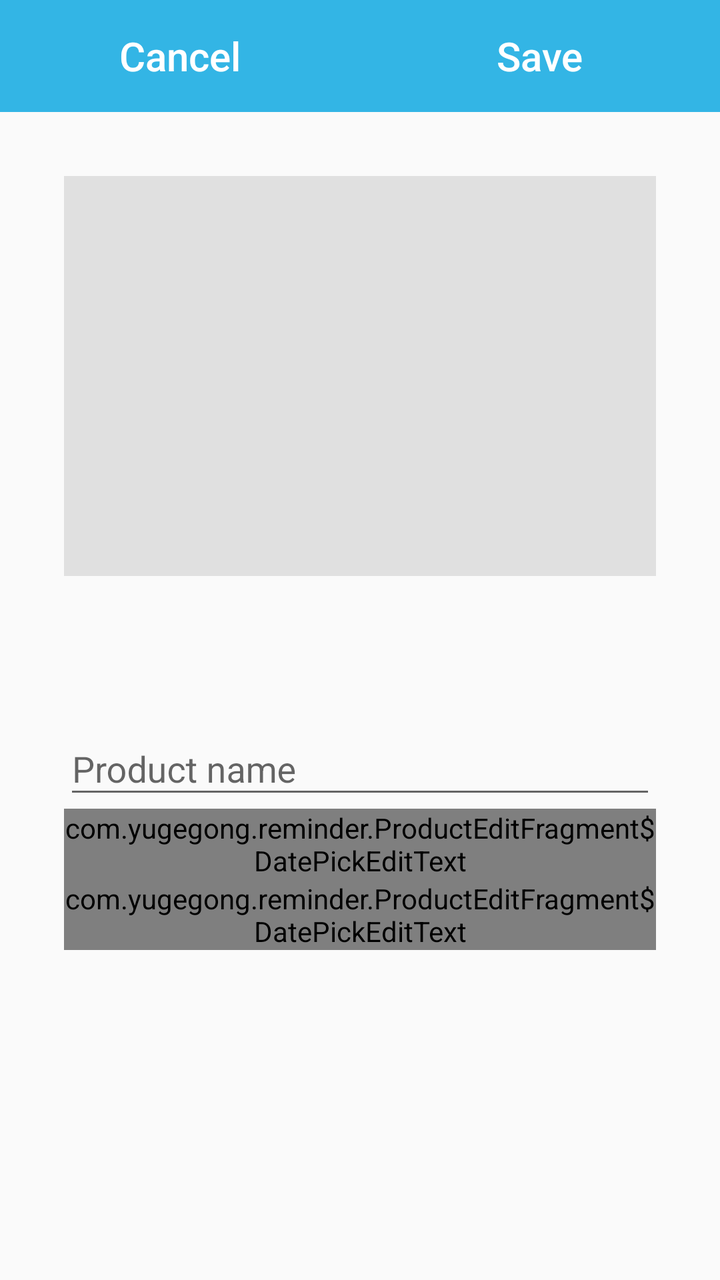
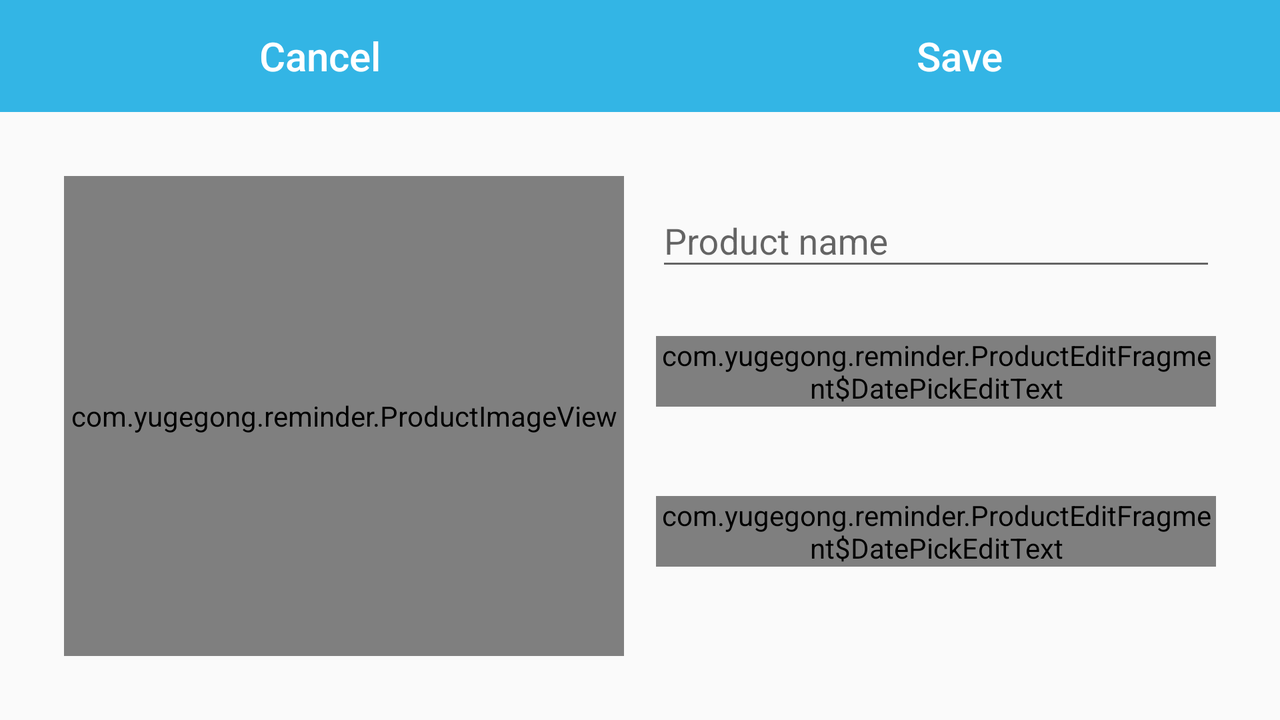

Two renders of one Android screen. The first uses the default layout on a phone; the second uses the alternative layout the repository ships for a different screen configuration, on a matching device. The two XML files are below.
<!-- AndroidManifest.xml: application theme AppTheme -->
<!-- res/layout/fragment_product_edit.xml -->
<?xml version="1.0" encoding="utf-8"?>
<android.support.design.widget.CoordinatorLayout
    xmlns:android="http://schemas.android.com/apk/res/android"
    xmlns:app="http://schemas.android.com/apk/res-auto"
    android:layout_width="match_parent"
    android:layout_height="match_parent"
    android:id="@+id/product_edit_root"
    android:focusableInTouchMode="true">

    <LinearLayout
        android:layout_width="match_parent"
        android:layout_height="match_parent"
        android:orientation="vertical">
        <LinearLayout
            android:layout_width="match_parent"
            android:layout_height="56dp"
            android:orientation="horizontal">
            <LinearLayout
                android:id="@+id/btn_cancel"
                android:layout_width="match_parent"
                android:layout_height="match_parent"
                android:layout_weight="1"
                android:gravity="center"
                android:background="@color/colorPrimary"
                android:foreground="@drawable/touch_ripple"
                android:onClick="cancelEdit"
                android:clickable="true">
                <TextView
                    android:layout_width="wrap_content"
                    android:layout_height="wrap_content"
                    android:textAppearance="@style/TextAppearance.AppCompat.Title"
                    android:textColor="@color/btn_txt_color"
                    android:text="Cancel"/>
            </LinearLayout>

            <LinearLayout
                android:id="@+id/btn_save"
                android:layout_width="match_parent"
                android:layout_height="match_parent"
                android:layout_weight="1"
                android:gravity="center"
                android:background="@color/colorPrimary"
                android:foreground="@drawable/touch_ripple"
                android:clickable="true"
                android:onClick="saveEdit">
                <TextView
                    android:layout_width="wrap_content"
                    android:layout_height="wrap_content"
                    android:textAppearance="@style/TextAppearance.AppCompat.Title"
                    android:textColor="@color/btn_txt_color"
                    android:text="Save" />
            </LinearLayout>

        </LinearLayout>

        <FrameLayout
            android:id="@+id/product_image_frame"
            android:layout_width="match_parent"
            android:layout_height="200dp"
            android:layout_margin="32dp"
            android:clickable="true"
            android:background="@color/colorBackground"
            android:foreground="@drawable/touch_ripple">
            <ImageView
                android:layout_width="match_parent"
                android:layout_height="match_parent"
                android:id="@+id/product_image"
                android:scaleType="centerInside"
                android:src="@drawable/ic_add_a_photo_black_48dp"/>
        </FrameLayout>

        <LinearLayout
            android:layout_width="match_parent"
            android:layout_height="wrap_content"
            android:layout_margin="32dp"
            android:orientation="vertical">
            <android.support.design.widget.TextInputLayout
                android:layout_width="match_parent"
                android:layout_height="wrap_content"
                android:hint="Product name">

                <android.support.design.widget.TextInputEditText
                    android:layout_width="match_parent"
                    android:layout_height="wrap_content"
                    android:fontFamily="sans-serif"
                    android:textAppearance="@style/TextAppearance.AppCompat.Medium"
                    android:id="@+id/product_name"/>
            </android.support.design.widget.TextInputLayout>

            <android.support.design.widget.TextInputLayout
                android:layout_width="match_parent"
                android:layout_height="wrap_content"
                android:hint="Created Date">
                <view class="com.yugegong.reminder.ProductEditFragment$DatePickEditText"
                    android:layout_width="match_parent"
                    android:layout_height="wrap_content"
                    android:fontFamily="sans-serif"
                    android:textAppearance="@style/TextAppearance.AppCompat.Medium"
                    android:id="@+id/created_time"/>
            </android.support.design.widget.TextInputLayout>


            <android.support.design.widget.TextInputLayout
                android:layout_width="match_parent"
                android:layout_height="wrap_content"
                android:hint="Expired Date">
                <view class="com.yugegong.reminder.ProductEditFragment$DatePickEditText"
                    android:layout_width="match_parent"
                    android:layout_height="wrap_content"
                    android:fontFamily="sans-serif"
                    android:textAppearance="@style/TextAppearance.AppCompat.Medium"
                    android:id="@+id/expired_time"/>
            </android.support.design.widget.TextInputLayout>

        </LinearLayout>

    </LinearLayout>
</android.support.design.widget.CoordinatorLayout>
<!-- resources referenced by this layout -->
<resources>
  <color name="colorBackground">#e0e0e0</color>
  <color name="colorPrimary">@android:color/holo_blue_light</color>
  <!-- drawable touch_ripple (drawable-v21) -->
  <?xml version="1.0" encoding="utf-8"?>
  <ripple xmlns:android="http://schemas.android.com/apk/res/android"
      android:color="?attr/colorControlHighlight">
      
  </ripple>
  <style name="AppTheme" parent="Theme.AppCompat.Light.DarkActionBar">
          
          <item name="colorPrimary">@color/colorPrimary</item>
          <item name="colorPrimaryDark">@color/colorPrimaryDark</item>
          <item name="colorAccent">@color/colorAccent</item>
      </style>
  <color name="colorPrimaryDark">@android:color/holo_blue_dark</color>
  <color name="colorAccent">@android:color/holo_orange_light</color>
</resources>
<!-- res/layout-land/fragment_product_edit.xml (the repository's variant of the layout above) -->
<!-- drawn on the phone turned sideways -->
<?xml version="1.0" encoding="utf-8"?>
<FrameLayout
    xmlns:android="http://schemas.android.com/apk/res/android"
    android:layout_width="match_parent"
    android:layout_height="match_parent"
    android:id="@+id/product_edit_root"
    android:focusableInTouchMode="true">

    <LinearLayout
        android:layout_width="match_parent"
        android:layout_height="match_parent"
        android:orientation="vertical"
        android:elevation="4dp">
        <LinearLayout
            android:layout_width="match_parent"
            android:layout_height="56dp"
            android:orientation="horizontal">
            <LinearLayout
                android:id="@+id/btn_cancel"
                android:layout_width="match_parent"
                android:layout_height="match_parent"
                android:layout_weight="1"
                android:gravity="center"
                android:background="@color/colorPrimary"
                android:foreground="@drawable/touch_ripple"
                android:clickable="true">
                <TextView
                    android:layout_width="wrap_content"
                    android:layout_height="wrap_content"
                    android:textAppearance="@style/TextAppearance.AppCompat.Title"
                    android:textColor="@color/btn_txt_color"
                    android:text="Cancel"/>
            </LinearLayout>

            <LinearLayout
                android:id="@+id/btn_save"
                android:layout_width="match_parent"
                android:layout_height="match_parent"
                android:layout_weight="1"
                android:gravity="center"
                android:background="@color/colorPrimary"
                android:foreground="@drawable/touch_ripple"
                android:clickable="true">
                <TextView
                    android:layout_width="wrap_content"
                    android:layout_height="wrap_content"
                    android:textAppearance="@style/TextAppearance.AppCompat.Title"
                    android:textColor="@color/btn_txt_color"
                    android:text="Save" />
            </LinearLayout>

        </LinearLayout>

        <LinearLayout
            android:layout_width="match_parent"
            android:layout_height="match_parent"
            android:layout_margin="32dp"
            android:orientation="horizontal">
            <FrameLayout
                android:id="@+id/product_image_frame"
                android:layout_width="0dp"
                android:layout_height="match_parent"
                android:layout_weight="1"
                android:clickable="true"
                android:background="@color/colorBackground"
                android:foreground="@drawable/touch_ripple">
                <com.yugegong.reminder.ProductImageView
                    xmlns:custom="http://schemas.android.com/apk/res/com.yugegong.reminder"
                    android:layout_width="match_parent"
                    android:layout_height="match_parent"
                    android:id="@+id/product_image"
                    android:scaleType="center"
                    android:layout_gravity="center"
                    android:src="@drawable/ic_add_a_photo_black_48dp"
                    android:transitionName="@string/transition_product_img"
                    custom:imgLoaded="false" />
            </FrameLayout>

            <LinearLayout
                android:layout_width="0dp"
                android:layout_height="match_parent"
                android:layout_weight="1"
                android:layout_marginLeft="16dp"
                android:orientation="vertical">
                <android.support.design.widget.TextInputLayout
                    android:layout_width="match_parent"
                    android:layout_height="0dp"
                    android:layout_weight="1"
                    android:hint="Product name">

                    <android.support.design.widget.TextInputEditText
                        android:layout_width="match_parent"
                        android:layout_height="wrap_content"
                        android:fontFamily="sans-serif"
                        android:textAppearance="@style/TextAppearance.AppCompat.Medium"
                        android:id="@+id/product_name"/>
                </android.support.design.widget.TextInputLayout>

                <android.support.design.widget.TextInputLayout
                    android:layout_width="match_parent"
                    android:layout_height="0dp"
                    android:layout_weight="1"
                    android:hint="Created Date">
                    <view class="com.yugegong.reminder.ProductEditFragment$DatePickEditText"
                        android:layout_width="match_parent"
                        android:layout_height="wrap_content"
                        android:fontFamily="sans-serif"
                        android:textAppearance="@style/TextAppearance.AppCompat.Medium"
                        android:inputType="textNoSuggestions"
                        android:id="@+id/created_time"/>
                </android.support.design.widget.TextInputLayout>


                <android.support.design.widget.TextInputLayout
                    android:layout_width="match_parent"
                    android:layout_height="0dp"
                    android:layout_weight="1"
                    android:hint="Expired Date">
                    <view class="com.yugegong.reminder.ProductEditFragment$DatePickEditText"
                        android:layout_width="match_parent"
                        android:layout_height="wrap_content"
                        android:fontFamily="sans-serif"
                        android:textAppearance="@style/TextAppearance.AppCompat.Medium"
                        android:inputType="textNoSuggestions"
                        android:id="@+id/expired_time"/>
                </android.support.design.widget.TextInputLayout>

            </LinearLayout>
        </LinearLayout>
    </LinearLayout>
</FrameLayout>
<!-- resources referenced by the variant -->
<!-- as the phone turned sideways resolves them -->
<resources>
  <color name="colorBackground">#e0e0e0</color>
  <color name="colorPrimary">@android:color/holo_blue_light</color>
  <!-- drawable touch_ripple (drawable-v21) -->
  <?xml version="1.0" encoding="utf-8"?>
  <ripple xmlns:android="http://schemas.android.com/apk/res/android"
      android:color="?attr/colorControlHighlight">
      
  </ripple>
  <string name="transition_product_img" translatable="false">transition_product_img</string>
  <style name="AppTheme" parent="Theme.AppCompat.Light.DarkActionBar">
          
          <item name="colorPrimary">@color/colorPrimary</item>
          <item name="colorPrimaryDark">@color/colorPrimaryDark</item>
          <item name="colorAccent">@color/colorAccent</item>
      </style>
  <color name="colorPrimaryDark">@android:color/holo_blue_dark</color>
  <color name="colorAccent">@android:color/holo_orange_light</color>
</resources>
